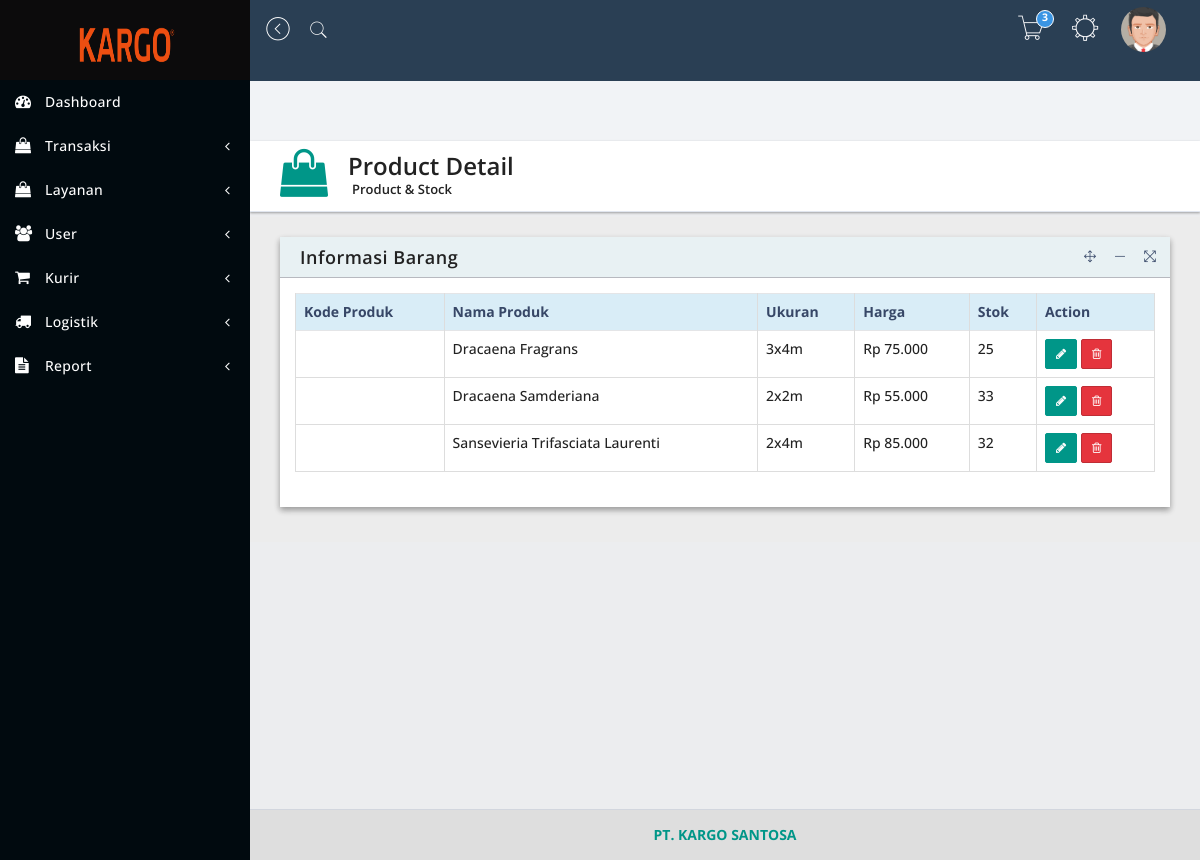
Page /home.php?page=product_list (signed in) on the committed database.
### tables this page shows
CREATE TABLE `produk` (
  `id_produk` int(11) NOT NULL,
  `nama_produk` varchar(50) NOT NULL,
  `ukuran` varchar(30) NOT NULL,
  `stok` int(5) NOT NULL,
  `Harga` int(20) NOT NULL
);

### page/product_list.php (the view, shortened to what this page needs)
<div class="content-wrapper">
           <section class="content-header">
              <div class="header-icon">
                 <i class="fa fa-shopping-bag"></i>
              </div>
              <div class="header-title">
                 <h1>Product Detail</h1>
                 <small>Product & Stock</small>
              </div>
           </section>
           <section class="content">
              <div class="row">
                 <div class="col-sm-12">
                    <div class="panel lobidisable panel-bd">
                       <div class="panel-heading">
                          <div class="panel-title">
                             <h4>Informasi Barang</h4>
                          </div>
                       </div>
                       <div class="panel-body">
                          <div class="table-responsive">
                             <table class="table table-bordered table-hover">
                                <thead>
                                   <tr class="info">
                                      <th>Kode Produk</th>
                                      <th>Nama Produk</th>
                                      <th>Ukuran</th>
                                      <th>Harga</th>
                                      <th>Stok</th>
                                      <th>Action</th>
                                   </tr>
                                </thead>
                                <tbody>
                                <?php
                                      include "configs.php";
                                      $query11 ="SELECT * FROM produk ";
                                      $querytampil11=mysqli_query($db,$query11);
                                      while($data11=mysqli_fetch_array($querytampil11)){
                                   ?>
                                   <tr>
                                      <td><?php echo $data11 ['kode_product'];?></td>
                                      <td><?php echo $data11 ['nama_produk'];?></td>
                                      <td> <?php echo $data11 ['ukuran'];?></td>
                                      <td><?php echo "Rp ".number_format($data11['Harga'], "0"," ", "."); ?></td>
                                      <td> <?php echo $data11 ['stok'];?></td>
                                      <td>
                                                   <a href="?page=edit_pro&id=<?php echo $data11['id_produk'];?>">
                                                  <button type="button" class="btn btn-add btn-sm" ><i class="fa fa-pencil"></i></button></a>
                                                   <a href="?page=hapus_pro&id=<?php echo $data11['id_produk'];?>">
                                                  <button type="button" class="btn btn-danger btn-sm" ><i class="fa fa-trash-o"></i> </button></a>
                                               </td>
                                   </tr>
                                   <?php } ?>
                                </tbody>
                             </table>
                          </div>
                       </div>
                    </div>
                 </div>
              </div>
           </section>
        </div>

### rows in the picture
produk: nama_produk "Dracaena Fragrans", ukuran "3x4m", Harga "75.000", stok "25"
produk: nama_produk "Dracaena Samderiana", ukuran "2x2m", Harga "55.000", stok "33"
produk: nama_produk "Sansevieria Trifasciata Laurenti", ukuran "2x4m", Harga "85.000", stok "32"

### other values in the picture
$numpesan "3"
